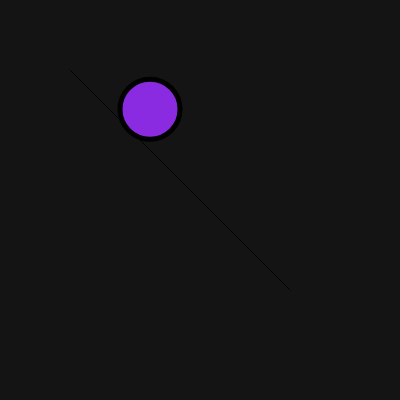
Frame 1 (no input)
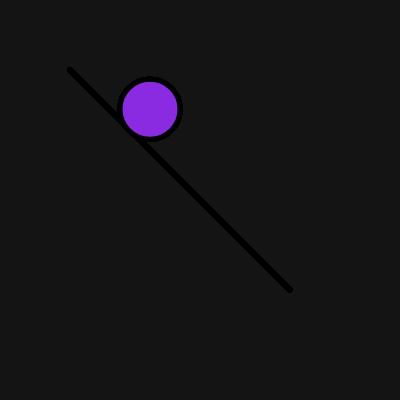
Frame 60 (no input)
Frame 120 (the mouse pressed at the canvas centre since frame 60): identical to frame 60, image omitted

The p5.js sketch that drew these frames (run headless with seeded random() and noise() and a simulated clock; from frame 60 on, the mouse is pressed at the canvas centre):

// p5.js sketch
// ── sketch.js
let j;
function setup (){
    createCanvas (400,400)
    background (20)
    y =105;
    j=1;
}
function draw(){
    var y = 100 + 30 * Math.sin(PI/10*j);
    j=0+1;
    fill (138,43,226);
    line (70,70,290,290);

    strokeWeight (5);
    ellipse (150,y,60,60);

}
    
